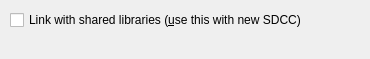
<?xml version="1.0" encoding="UTF-8"?>
<ui version="4.0">
 <class>GplinkSettingsWidget</class>
 <widget class="QWidget" name="GplinkSettingsWidget">
  <property name="geometry">
   <rect>
    <x>0</x>
    <y>0</y>
    <width>370</width>
    <height>59</height>
   </rect>
  </property>
  <property name="windowTitle">
   <string>Gplink Settings</string>
  </property>
  <widget class="QCheckBox" name="kcfg_gplink_link_shared">
   <property name="geometry">
    <rect>
     <x>10</x>
     <y>10</y>
     <width>350</width>
     <height>20</height>
    </rect>
   </property>
   <property name="text">
    <string>Link with shared libraries (&amp;use this with new SDCC)</string>
   </property>
  </widget>
 </widget>
 <layoutdefault spacing="6" margin="11"/>
 <pixmapfunction>qPixmapFromMimeSource</pixmapfunction>
 <resources/>
 <connections/>
</ui>
